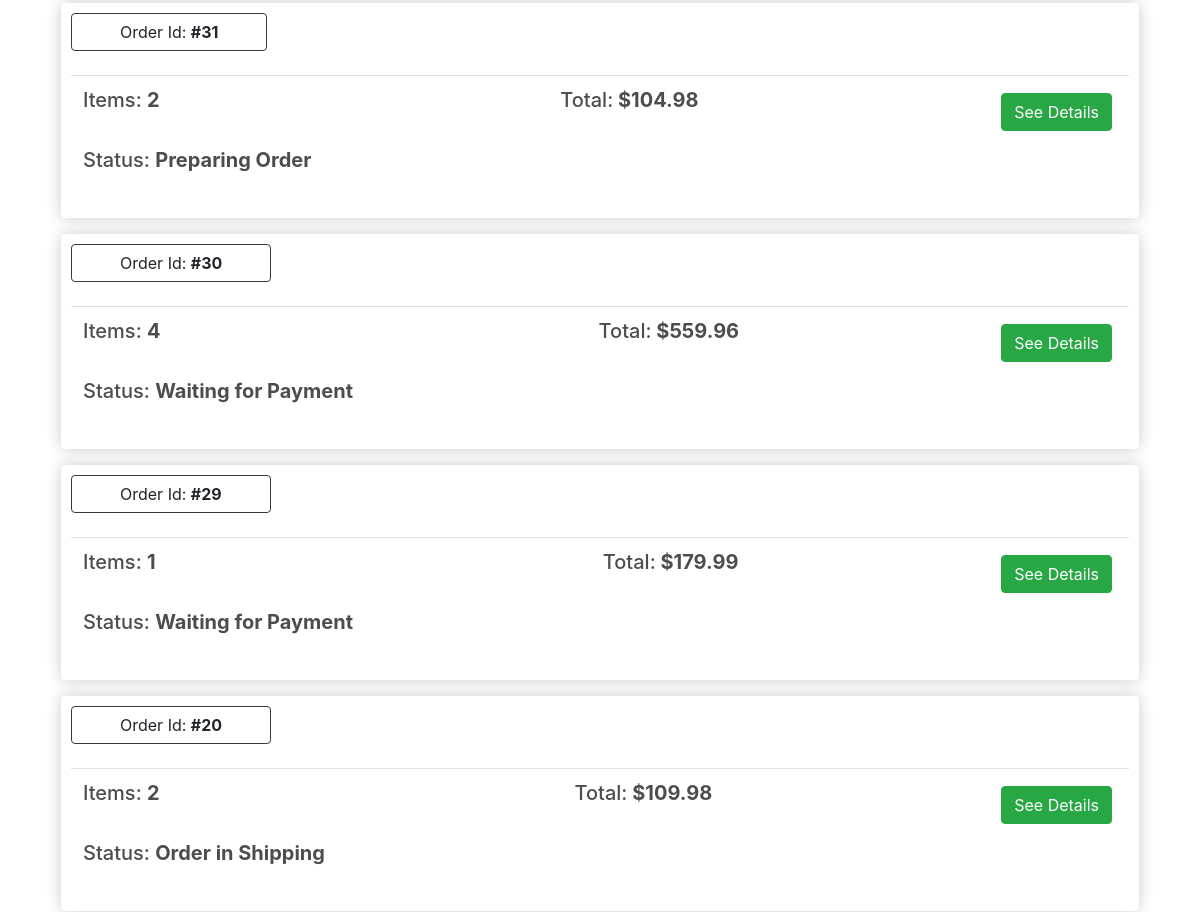
The app's page /order-list/ (signed in, middle part), older data.
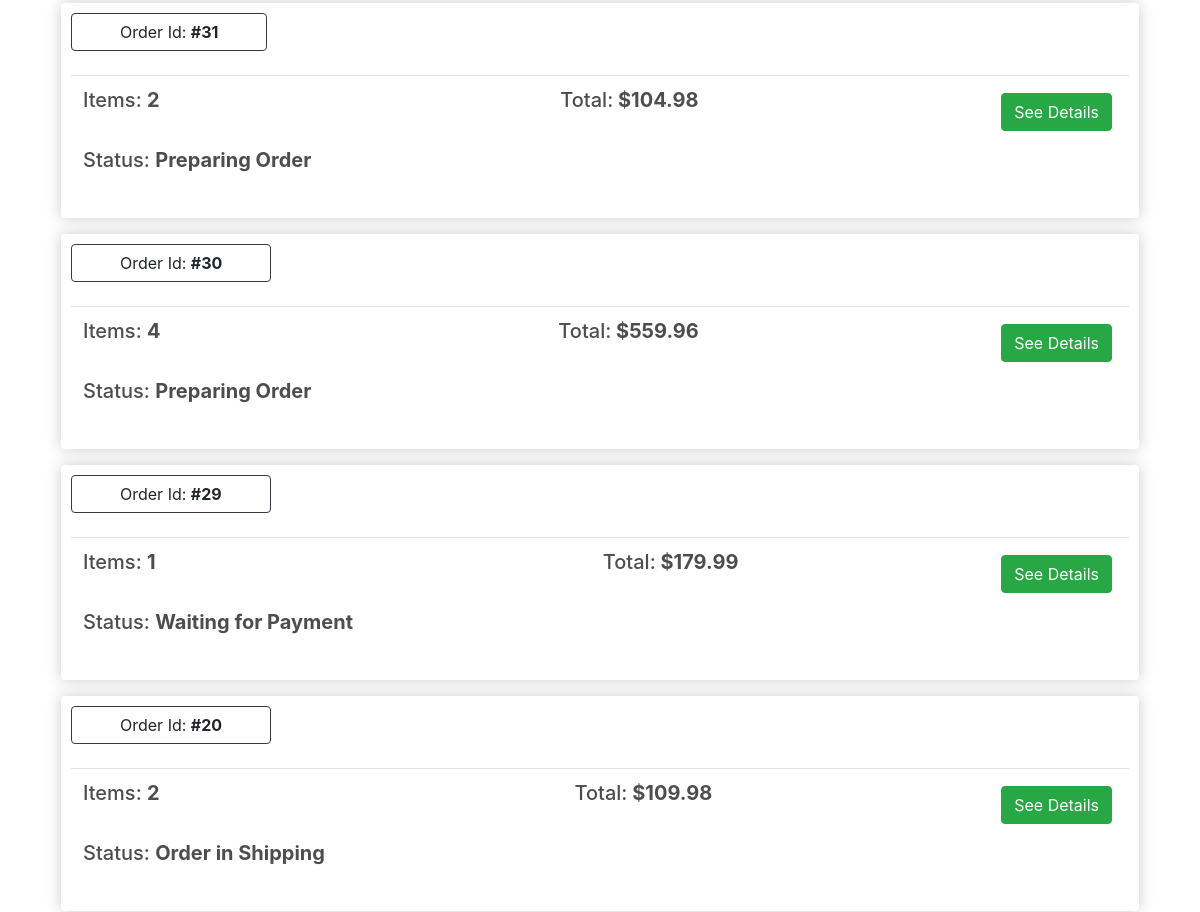
The same page, newer data.
### store/models.py (models this page shows, shortened)
class Order(models.Model):
    STATUS_CHOICES = (
        (0, 'Waiting for Payment'),
        (1, 'Preparing Order'),
        (2, 'Order is Prepared'),
        (3, 'Order in Shipping'),
        (4, 'Order is Delivered'),
        (5, 'Cancelled')
    )
    PAYMENT_OPTION_CHOICES = (
        ('Cash On Delivery', 'Cash On Delivery'),
        ('Bkash', 'Bkash'),
    )
    customer = models.ForeignKey(Customer, on_delete=models.SET_NULL, null=True, blank=True)
    order_status = models.IntegerField('Order Status', choices=STATUS_CHOICES, default=0)
    payment_option = models.CharField('Payment Options', choices=PAYMENT_OPTION_CHOICES, max_length=20, default='Cash On Delivery')
    created = models.DateTimeField('Created in', auto_now_add=True)
    modified = models.DateTimeField('Modified in', auto_now=True)
    transaction_id = models.CharField(max_length=100, null=True)
    class Meta:
        verbose_name = 'Order'
        ordering = ('-created',)
    def __str__(self) -> str:
        return f'Order #{self.pk}'
    @property
    def get_order_total(self):
        order_items = self.orderitem_set.all()
        total = sum([item.get_total for item in order_items])
        return total
    @property
    def get_number_of_items(self):
        order_items = self.orderitem_set.all()
        total = sum([item.quantity for item in order_items])
        return total

class OrderItem(models.Model):
    product = models.ForeignKey(Product, on_delete=models.SET_NULL, null=True, blank=True)
    order = models.ForeignKey(Order, on_delete=models.SET_NULL, null=True, blank=True)
    quantity = models.IntegerField(default=0, null=True, blank=True)
    date_added = models.DateTimeField(auto_now_add=True)
    @property
    def get_total(self):
        return self.quantity * self.product.price

class Product(models.Model):
    name = models.CharField(max_length=200, null=True)
    price = models.FloatField()
    discount_price = models.FloatField(default=0.0)
    digital = models.BooleanField(default=False, null=True, blank=True)
    image = models.ImageField(null=True, blank=True)
    order_limit = models.IntegerField(default=50)

### customers/views.py (the view)
# urls.py: path('order-list/', customer_views.orderList, name = 'order-list'),
@login_required
def orderList(request):
    cookieData = cartData(request = request)
    noOfCartItems = cookieData['noOfCartItems']
    orders = Order.objects.order_by('-id').filter(customer = request.user.customer)
    print('ORDERS: ', orders)
    context={ 'orders' : orders, 'noOfCartItems':  noOfCartItems}
    return render(request, 'customers/order-list.html', context)

### store/models.py (called while the page is built)
    @property
    def get_all_cart_item_count(self):
        cart_items = self.cartitem_set.all()
        total = sum([item.quantity for item in cart_items])
        return total

### store/utils.py (called while the page is built)
def cartData(request):
    if request.user.is_authenticated:
        customer = request.user.customer
        cart, created = Cart.objects.get_or_create(customer = customer)
        items = cart.cartitem_set.all()
        noOfCartItems = cart.get_all_cart_item_count
    else:
        cookieData = cookieCart(request = request)
        noOfCartItems = cookieData['noOfCartItems']
        cart = cookieData['cart']
        items = cookieData['items']
    return {
        'noOfCartItems': noOfCartItems,
        'cart': cart,
        'items': items
    }

### templates/customers/order-list.html (shortened to what this page needs)
{% extends 'store/main.html' %}
{% load static %}
{% block content %}
    {% if orders|length == 0 %}
        <h1 style="float:center;">No order history found!</h1>
    {% else %}
        {% for order in orders %}
            {% if order.get_number_of_items > 0 %}
                <div class="box-element m-3">
                    <a  class="btn btn-outline-dark pl-5 pr-5">Order Id: <strong>#{{order.id}}</strong></a>
                    <br>
                    <br>
                    <table class="table">
                        <tr>
                            <th><h5>Items: <strong>{{ order.get_number_of_items }} </strong></h5></th>
                            <th><h5>Total:<strong> ${{order.get_order_total|floatformat:2}} </strong></h5></th>
                            <th>
                                <a  style="float:right; margin:5px;" class="btn btn-success" href="{% url 'order-details' order.id %}">See Details</a>
                            </th>
                        </tr>
                        <td style="border:0; padding-top:0;">
                            <h5>Status: <strong> {{ order.get_order_status_display }} </strong></h5>
                        </td>
                    </table>
                </div>
            {% endif %}
        {% endfor %}
    {% endif %}
    <link rel="stylesheet" href="https://cdn.jsdelivr.net/npm/pixeden-stroke-7-icon@1.2.3/pe-icon-7-stroke/dist/pe-icon-7-stroke.min.css">
    <link href="https://cdn.jsdelivr.net/npm/bootstrap@4.4.1/dist/css/bootstrap.min.css" rel="stylesheet">
{% endblock content %}

Row changes from the older to the newer data that the page shows:
changed Order id 30: order_status "Waiting for Payment" → "Preparing Order"
